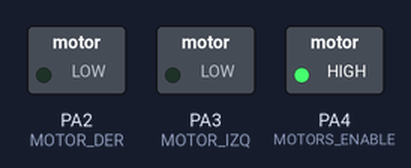
A sketch run on a simulated STM32 Blue Pill. Shown: switched loads named in the sketch (green lamp = pin HIGH).

Above: at 0.1 s.
At 67.1 s:
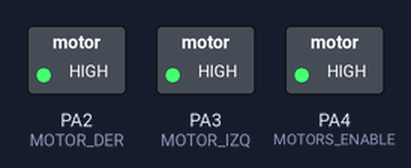
Timing chart, 0 to 68.6 s (numbered marks = the images above):
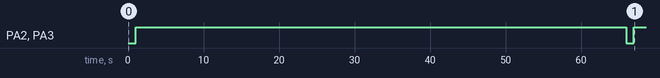

Measured:
- by itself, PA2 (MOTOR_DER), PA3 (MOTOR_IZQ): LOW → HIGH at 1.0 s, → LOW 65.0 s later, → HIGH 1.0 s later

The sketch:

testeoMotoresPWM.ino
```cpp
//La salida del tipo PWM va desde 0 a 65535, es decir, hay 2^16 combinaciones.

#define MOTORS_ENABLE PA4
#define MOTOR_IZQ PA3
#define MOTOR_DER PA2


void setup() {
    pinMode(MOTOR_DER, OUTPUT);
    pinMode(MOTOR_IZQ, OUTPUT);
    pinMode(MOTORS_ENABLE, OUTPUT);
    digitalWrite(MOTORS_ENABLE, HIGH);
}

int Valor_PWM = 0;
void loop() {
    while(Valor_PWM<=65535)
    {
        analogWrite(MOTOR_DER, Valor_PWM);
        analogWrite(MOTOR_IZQ, Valor_PWM);
        delay(1000);
        Valor_PWM = Valor_PWM + 1000;
    }
    Valor_PWM = 0;
}
```
